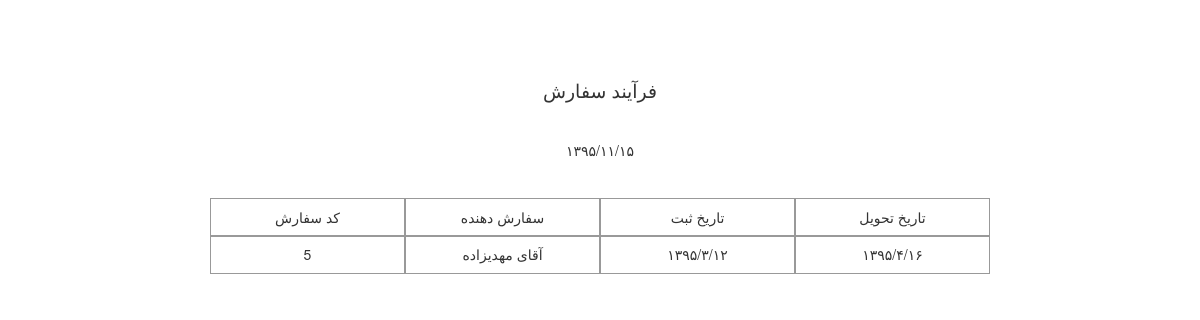
/reserve/printFormsInOneProcess/2/, run on an earlier commit of the app's database.
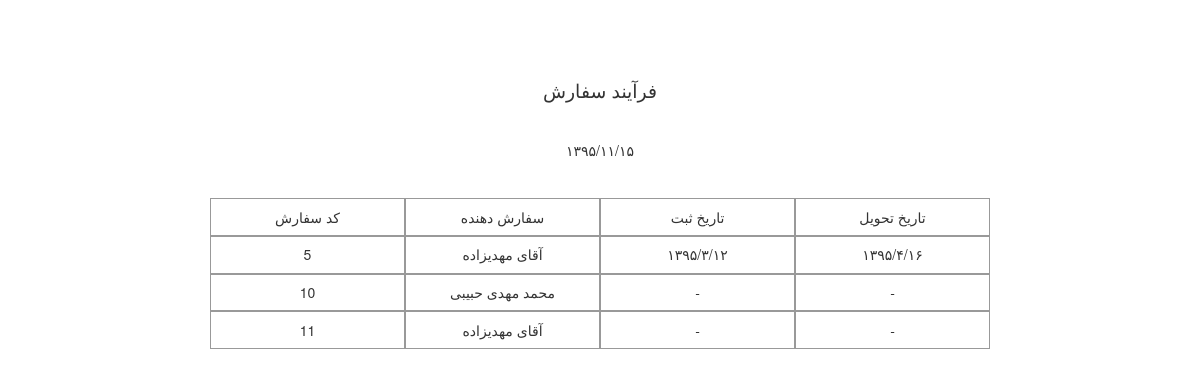
And on a later commit of the database.
### ReserveForm/models.py (models this page shows, shortened)
class ReserveForm(models.Model):
    customer = models.ForeignKey(Customer, verbose_name='مشتری', )
    tarh = models.ImageField(upload_to='tarh/', verbose_name='طرح', blank=True, null=True)
    serviceTarh = models.ManyToManyField('ServiceTarh', verbose_name='خدمات طرح', blank=True)
    hasParche = models.BooleanField(verbose_name='پارچه دارد', default=False)
    parche = models.ForeignKey('Parche',verbose_name='پارچه', blank=True, null=True)
    parcheWidth = models.IntegerField(verbose_name='عرض پارچه', blank=True, null=True)
    parcheHeight = models.IntegerField(verbose_name='طول پارچه', blank=True, null=True)
    number = models.IntegerField(verbose_name='تعداد', blank=True, null=True)
    typeChap = models.ForeignKey('Chap', verbose_name='چاپ', blank=True, null=True)
    dookht = models.ForeignKey('Dookht', verbose_name='دوخت', blank=True, null=True,)
    hasLabel = models.BooleanField(verbose_name='لیبل دارد', default=False)
    otherServices = models.ManyToManyField('OtherServices', verbose_name='سایر خدمات', blank=True)
    reserveDay = models.IntegerField(choices=dayChoice, verbose_name='روز', blank=True, null=True)
    reserveMonth = models.IntegerField(choices=monthChoice, verbose_name='ماه', blank=True, null=True)
    reserveYear = models.IntegerField(choices=yearChoice, verbose_name='سال', blank=True, null=True)
    deliveryDay = models.IntegerField(choices=dayChoice, verbose_name='روز', blank=True, null=True)
    deliveryMonth = models.IntegerField(choices=monthChoice, verbose_name='ماه', blank=True, null=True)
    deliveryYear = models.IntegerField(choices=yearChoice, verbose_name='سال', blank=True, null=True)
    description = models.TextField(verbose_name='توضیح', blank=True, null=True)
    process = models.ForeignKey('Process', verbose_name='فرایند', blank=True, null=True, default=2)
    class Meta:
        verbose_name = "سفارش"
        verbose_name_plural = "سفارش"
    def get_reserve_date(self):
        if self.reserveDay is not None and self.reserveMonth is not None and self.reserveYear is not None:
            return IntegerToPersian(self.reserveYear) + '/' + IntegerToPersian(self.reserveMonth) + '/' + IntegerToPersian(self.reserveDay)
        else:
            return '-'
    def get_delivery_date(self):
        if self.deliveryDay is not None and self.deliveryMonth is not None and self.deliveryYear is not None:
            return IntegerToPersian(self.deliveryYear) + '/' + IntegerToPersian(self.deliveryMonth) + '/' + IntegerToPersian(self.deliveryDay)
        else:
            return '-'

### UserManager/models.py (models this page shows, shortened)
class Customer(models.Model):
    user = models.OneToOneField(User, )
    username = models.CharField(max_length=100, verbose_name='نام کاربری')
    name = models.CharField(max_length=100, null=True, blank=True, verbose_name='نام')
    phoneNumber = models.CharField(max_length=50, verbose_name='شماره تلفن همراه', blank=True, null=True)
    email = models.EmailField(verbose_name='ایمیل',)
    moaref = models.CharField(max_length=200, verbose_name='نام معرف', blank=True, null=True)
    workPhoneNumber = models.CharField(max_length=50, verbose_name='تلفن محل کار', blank=True, null=True)
    address = models.TextField(verbose_name='آدرس', null=True, blank=True)
    companyName = models.CharField(verbose_name='نام شرکت', max_length=100, blank=True, null=True)
    class Meta:
        verbose_name = 'مشتری'
        verbose_name_plural = 'مشتری'

### ReserveForm/views.py (the view)
# urls.py: url(r'^printFormsInOneProcess/(?P<id>[0-9]+)/', view=views.printReserveFormsInOneProcess, name='PrintFormsInOneProcess'),
def printReserveFormsInOneProcess(request, id):
    process = Process.objects.get(id=id)
    context = {'forms':process.reserveform_set.all(), 'process':process, 'current_time':get_current_time()}
    return render(request, 'printReservesInOneProcess.html', context=context)

### ReserveForm/date_manager/Miladi_To_Shamsi.py (called while the page is built)
def convert_miladi_to_shamsi(miladiDate):
    isLeap = False
    if (miladiDate['year'] - 2004)%4 == 0:
        isLeap = True
    totalDayInMiladi = (miladiDate['year']-1)*365 + month_convert_to_day(miladiDate['month'], isLeap) + miladiDate['day']+\
                       count_day_of_leapYear(miladiDate['year'])
    totalDayInShamsi = totalDayInMiladi - 226899
    return count_year_month_day_according_to_day(totalDayInShamsi)

def count_day_of_leapYear(numOfYear):
    return int((numOfYear-1)/4)

def count_year_month_day_according_to_day(numOfDays):
    numOfYear = int(numOfDays/365)
    numOfLeap = int((numOfYear-1)/4)
    days = int(numOfDays%365)
    while numOfLeap > days:
        numOfYear -= 1
        days += 365
    days -= numOfLeap
    numOfYear += 1
    monthAndDay = count_month_and_day_from_totalDay(days)
    return {'year':numOfYear, 'month':monthAndDay['month'], 'day':monthAndDay['day']}

### templates/printReservesInOneProcess.html (shortened to what this page needs)
<!DOCTYPE html>
{% load static %}
{% load toPersian %}
<html lang="en">
<head>
    <link href="{% static 'bootstrap-3.3.7-dist/css/bootstrap.min.css' %}" rel="stylesheet" type="text/css">
    <link href="{% static 'css/printReservesInOneProcess.css' %}" rel="stylesheet" type="text/css">
</head>
<body>
<div id="main-content-wrapper" class="container">
    <div id="process-name">
        {{ process.name }}
    </div>
    <div id="time-wrapper">{{ current_time }}</div>
    <div class="row">
        <div class="col-md-2 col-md-offset-2 col-xs-2 col-xs-offset-2 cell center-horizontally">
            کد سفارش
        </div>
        <div class="col-md-2 col-xs-2 cell center-horizontally">
سفارش دهنده
        </div>
        <div class="col-md-2 col-xs-2 cell center-horizontally">
تاریخ ثبت
        </div>
        <div class="col-md-2 col-xs-2 cell center-horizontally">
تاریخ تحویل
        </div>
    </div>
    {% for form in forms %}
        <div class="row">
                <div class="col-md-2 col-md-offset-2 col-xs-2 col-xs-offset-2 cell center-horizontally">
{{ form.id }}
                </div>
                <div class="col-md-2 col-xs-2 cell center-horizontally">
{{ form.customer.name }}
                </div>
                <div class="col-md-2 col-xs-2 cell center-horizontally">
{{ form.get_reserve_date }}
                </div>
                <div class="col-md-2 col-xs-2 cell center-horizontally">
{{ form.get_delivery_date }}
                </div>
        </div>
    {% endfor %}
</div>
</body>
</html>

What changed in the data, as far as the page shows it:
added ReserveForm: id "10", customer.name "محمد مهدی حبیبی", get_reserve_date "-", get_delivery_date "-"
added ReserveForm: id "11", customer.name "آقای مهدیزاده", get_reserve_date "-", get_delivery_date "-"
